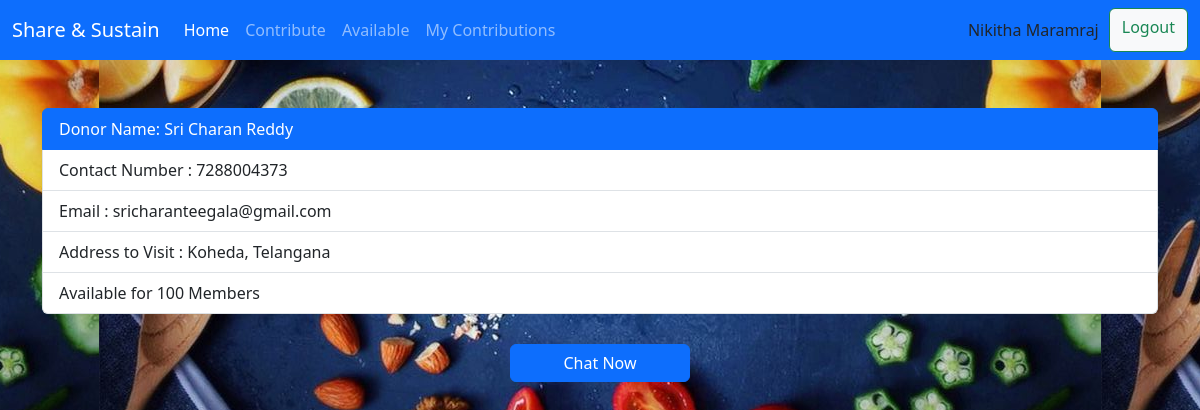
The app's page /available/19/ (signed in) with its own data.
### home/models.py (models this page shows)
class Contribution(models.Model):
    user = models.ForeignKey(User, on_delete=models.SET_NULL, null=True, blank=True)
    donor_name = models.CharField(max_length=20)
    phone = models.CharField(max_length=10)
    email = models.EmailField(null=True)
    address = models.TextField(null=False)
    people = models.IntegerField(default=10)
    requests = models.IntegerField(default=0)
    objects = ContributionManager()
    class Meta:
        ordering = ["-people"]

### home/views.py (the view, shortened to what this page needs)
# urls.py: path('available/<int:pk>/', ContributionDetailView.as_view()),
class ContributionDetailView(LoginRequiredMixin, DetailView):
    template_name = "home/contribution_detail.html"
    model = Contribution
    context_object_name = "contribution"
    def get_object(self, queryset=None):
        return get_object_or_404(Contribution, pk=self.kwargs['pk'])

### home/models.py (called while the page is built)
    def get_queryset(self):
        return ContributionQuerySet(self.model, using=self._db)

### templates/home/contribution_detail.html
{% extends "home/index.html" %}
{%block block%}
<div class="container" style="display : flex; flex-direction: column; gap: 30px">
<ul class="list-group ">
  <li class="list-group-item active">Donor Name: {{contribution.donor_name}}</li>
  <li class="list-group-item">Contact Number : {{contribution.phone}}</li>
  <li class="list-group-item">Email : {{contribution.email}}</li>
  <li class="list-group-item">Address to Visit : {{contribution.address}}</li>
  <li class="list-group-item">Available for {{contribution.people}} Members</li>
</ul>
  <div class="container" style="display:flex; justify-content: space-between">
  {%if contribution.user == request.user%}
<a href="/available/{{contribution.id}}/update/" class="btn btn-success" style="width: 15vw">Update</a>
<a href="/chat/{{contribution.id}}/" class="btn btn-primary container" style="width: 15vw">Requests</a>
<a href="/available/{{contribution.id}}/delete/" class="btn btn-danger"  style="width: 15vw">Delete</a>
    {%else%}
<a href="/chat/{{contribution.id}}/" class="btn btn-primary container" style="width: 15vw">Chat Now</a>
    {%endif%}
  </div>
</div>
{% endblock %}

### templates/home/index.html (shortened to what this page needs)
<!DOCTYPE html>
<html lang="en">
{% load static %}
<head>
    <link rel="stylesheet" href="https://cdn.jsdelivr.net/npm/bootstrap@5.3.2/dist/css/bootstrap.min.css" >
</head>
<body>
<nav class="navbar navbar-expand-lg navbar-dark bg-primary">
  <div class="container-fluid">
    <a class="navbar-brand" href="/">Share & Sustain</a>
    <div class="collapse navbar-collapse" id="navbarSupportedContent">
      <ul class="navbar-nav me-auto mb-2 mb-lg-0">
        <li class="nav-item">
          <a class="nav-link active" aria-current="page" href="/dashboard/">Home</a>
        </li>
        {%if request.user.is_authenticated%}
        <li class="nav-item">
          <a class="nav-link" href="/contribute/">Contribute</a>
        </li>
        <li class="nav-item">
          <a class="nav-link" href="/available/">Available</a>
        </li>
        <li class="nav-item">
          <a class="nav-link" href="/my-contribution/">My Contributions</a>
        </li>
        {%endif%}
      </ul>
      <form class="d-flex" id="name" role="search">
        <div style="padding : 10px">
          {% if request.user.is_authenticated%}
          {{request.user.first_name}} {{request.user.last_name}}
          {% endif %}
        </div>
        {% if request.user.is_authenticated%}
            <a href="/auth/logout_page/" class="btn btn-light btn-outline-success" type="submit">Logout</a>
        {%else%}
            <a href="/auth/login_page/" class="btn btn-light btn-outline-success" type="submit">Login</a>
        {% endif %}
      </form>
    </div>
  </div>
</nav>
<br>
<br>
{%block block%}
        {% endblock %}
</body>
</html>

### records on screen
Contribution: donor_name "Sri Charan Reddy", phone "7288004373", email "sricharanteegala@gmail.com", address "Koheda, Telangana", people "100"

### other values on screen
{{ request.user.first_name }} "Nikitha"
{{ request.user.last_name }} "Maramraj"
